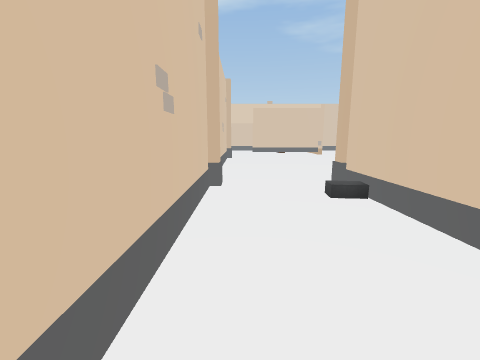
[1] (above)

24 first-person views from a walk through a scene from a Unity 3-D project. The camera is 1.4 m above the floor, tilts 10° down and sees 90° across. The floor is counted in squares, 1 m on a side. Each view is taken from the middle of a square. On the plan, view 1 faces up. The plan holds only what a view shows up to about 13 squares ahead; the rest is blank. The place goes on beyond the plan. The player is left out. Door leaves are left out, so doorways stand open.

[2]
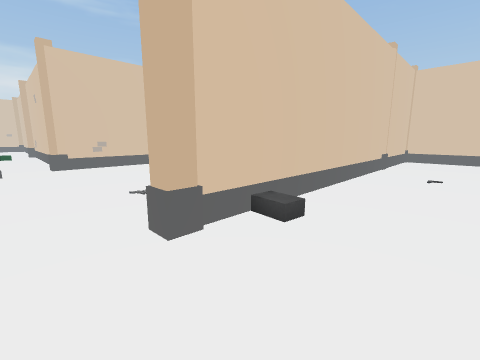

[3]
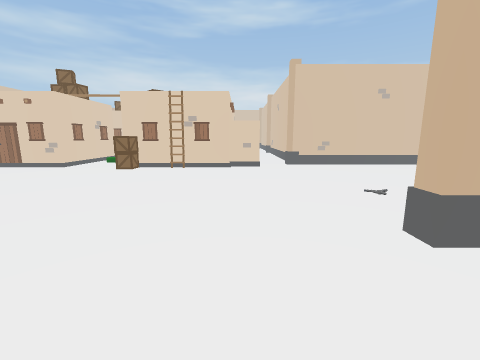

[4]
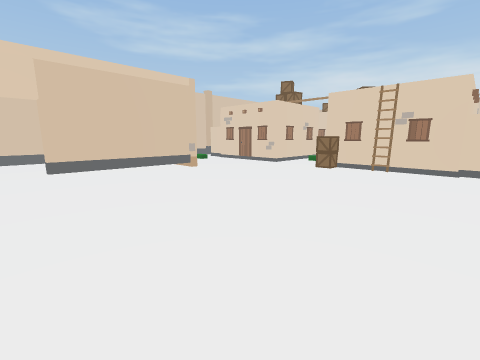

[5]
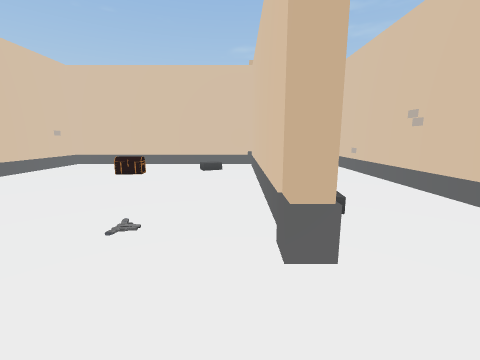

[6]
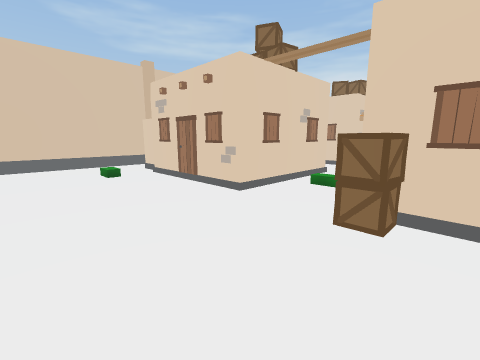

[7]
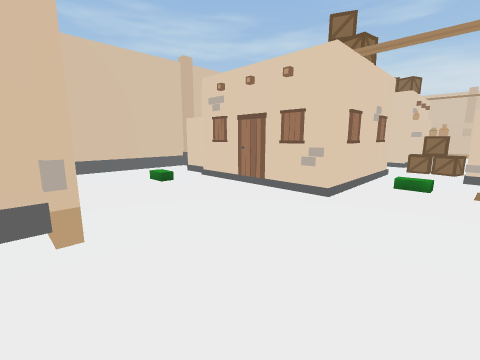

[8]
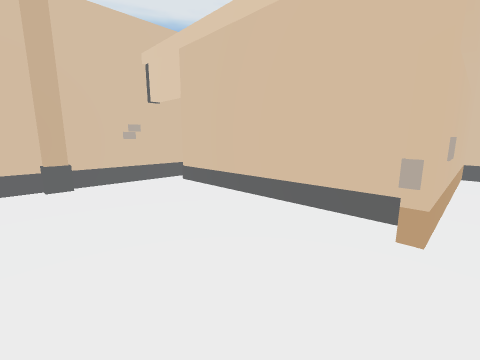

[9]
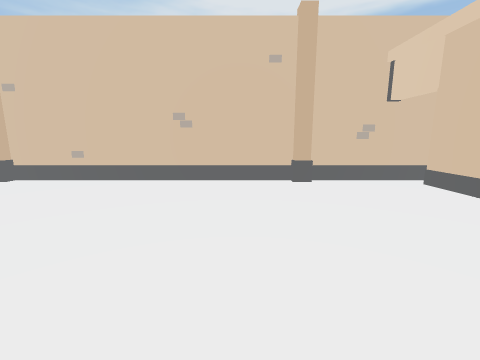

[10]
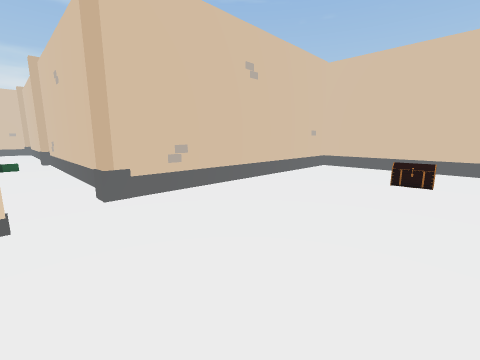

[11]
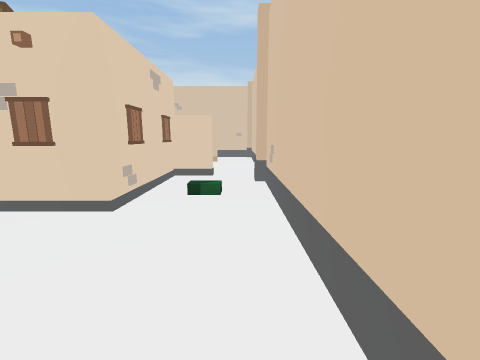

[12]
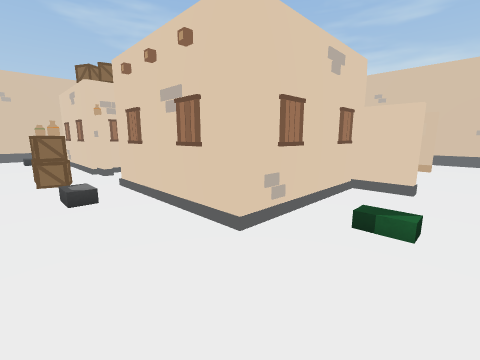

[13]
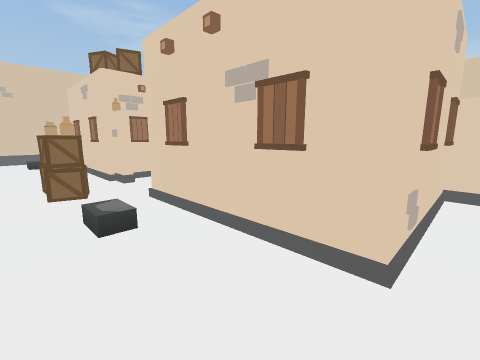

[14]
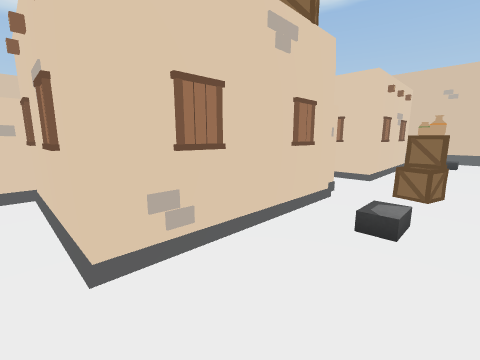

[15]
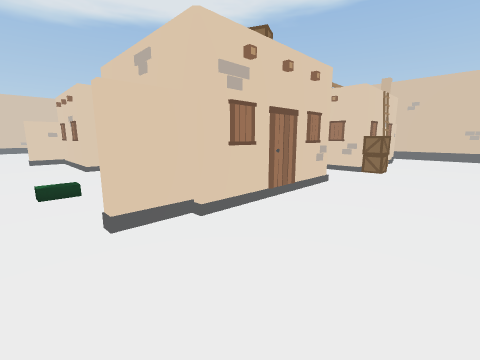

[16]
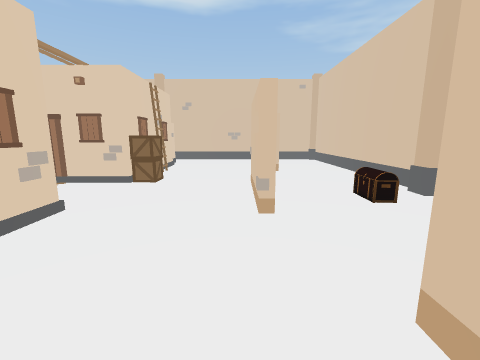

[17]
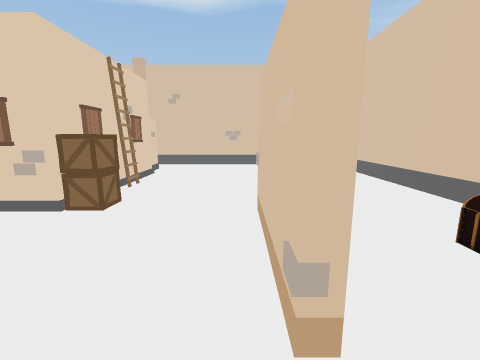

[18]
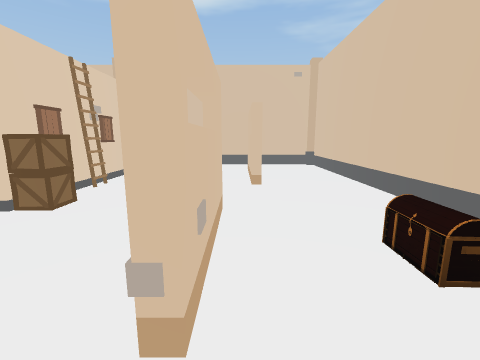

[19]
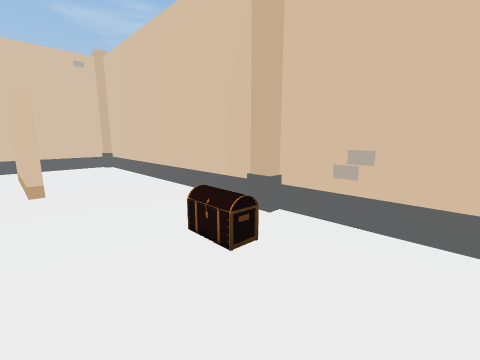

[20]
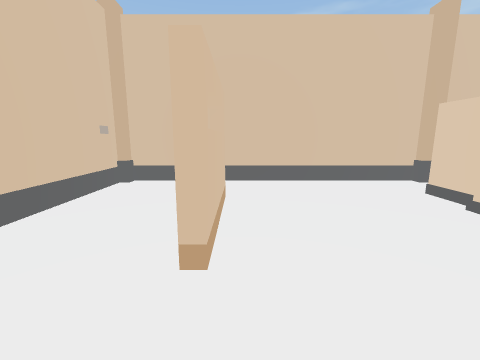

[21]
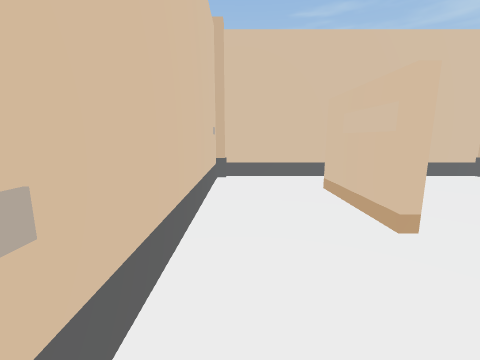

[22]
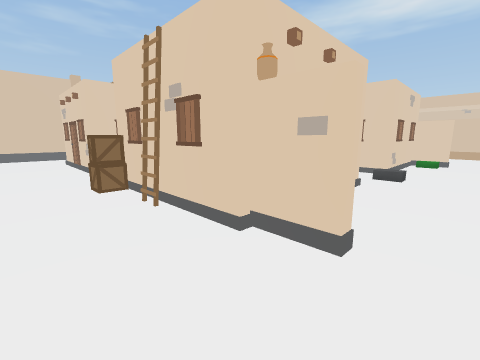

[23]
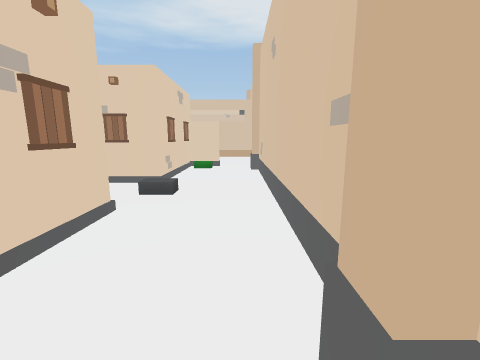

[24]
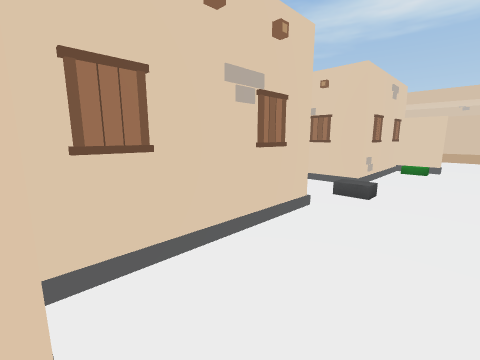

### Floor plan
Key: @ floor where view 1 was taken; # wall or solid block; . floor; D open door; T thing the floor can be seen under or through; O other object.
Columns run from 1 left of view 1 to 33 right of it. Each row starts with its distance up from view 1.
 27  ###    #######  ###########OO#####
 26  ..     #.........................#
 25  ..     #................O........#
 24  ..     #..O.#O....O.....O....# ..#
 23  ..     #....#####...O####....# ..#
 22  ..     #....#   #...##  #....##..#
 21 #...... #....#   #...#   #........#
 20 #DDTTTT##....##  #...#   #........#
 19 #............O####...#####O..O....#
 18 #..................O.O. .....##...#
 17 #..............O...O..  .....##.O.#
 16 #................ .O..   ....#O.O.O
 15 #...........OO   #...#   O...O....O
 14 #............#   #.O.#   #........#
 13 #............#   #...#   #........#
 12 #............#   #...#   #....##..#
 11 #............#####...#####....##..#
 10 #............O...........#....##..#
  9 #.....................O...........#
  8 #.................................#
  7 #DDD#.........# ######OO###########
  6 #..O#.........O
  5 #...#.........O
  4 #...#.........#
  3 #...#.........#
  2 #...#.........#
  1 #...#....OO...#
  0 #@..#.O..O....#
 -1 #...#.........#
 -2 #...#.........#
 -3  ...###########
 -4  ...#
 -5  ...#
 -6  ...#
 -7  ...#
 -8  ####

Where each view was taken, in squares from view 1:
view 1: 0 up, 0 right, facing up
view 2: 9 up, 0 right, facing down-right
view 3: 10 up, 0 right, facing right
view 4: 10 up, 0 right, facing up-right
view 5: 10 up, 4 right, facing down
view 6: 14 up, 7 right, facing up-right
view 7: 16 up, 6 right, facing up-right
view 8: 16 up, 7 right, facing up-left
view 9: 15 up, 7 right, facing left
view 10: 9 up, 7 right, facing down-right
view 11: 8 up, 15 right, facing right
view 12: 8 up, 17 right, facing up-right
view 13: 10 up, 17 right, facing up-right
view 14: 10 up, 19 right, facing up-left
view 15: 8 up, 28 right, facing up-left
view 16: 11 up, 28 right, facing up
view 17: 14 up, 28 right, facing up
view 18: 14 up, 29 right, facing up
view 19: 14 up, 29 right, facing up-right
view 20: 15 up, 29 right, facing down
view 21: 16 up, 32 right, facing down
view 22: 26 up, 27 right, facing down-left
view 23: 26 up, 24 right, facing left
view 24: 26 up, 24 right, facing down-left
